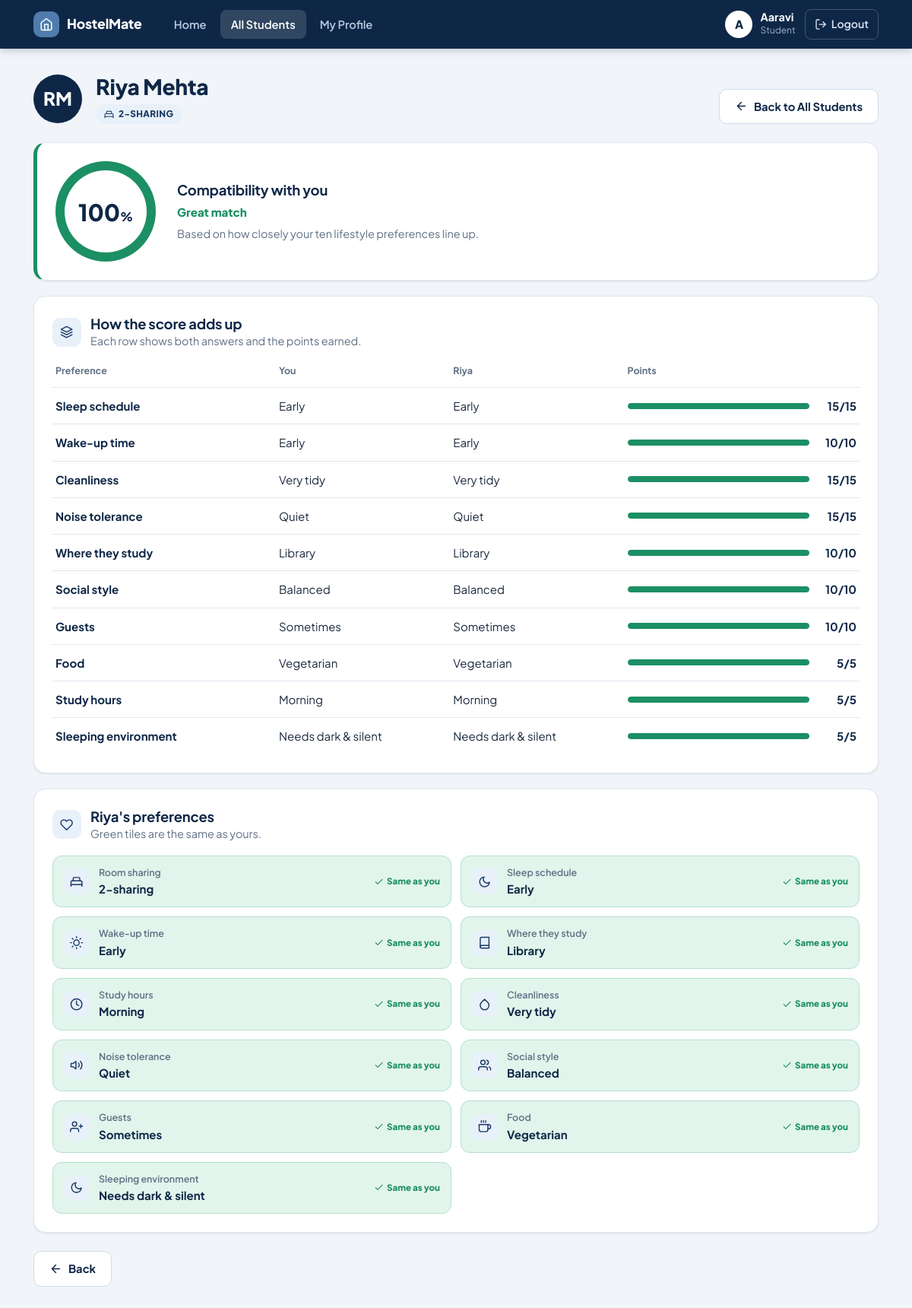
/student/view/7 (signed in), run on the app's committed database.
### tables this page shows
CREATE TABLE students (
            id INTEGER PRIMARY KEY AUTOINCREMENT,
            name TEXT NOT NULL,
            sleep_schedule TEXT NOT NULL,
            wake_schedule TEXT NOT NULL,
            study_habits TEXT NOT NULL,
            cleanliness TEXT NOT NULL,
            noise_tolerance TEXT NOT NULL,
            social_preference TEXT NOT NULL,
            guest_frequency TEXT NOT NULL,
            food_preference TEXT NOT NULL,
            study_hours TEXT NOT NULL,
            sleeping_environment TEXT NOT NULL,
            room_size TEXT NOT NULL,            -- '2', '3', or '4'
            preferred_roommates TEXT DEFAULT ''  -- comma-separated student ids
        , user_id INTEGER, age INTEGER, branch TEXT, phone TEXT, email TEXT, language_preference TEXT, mother_tongue TEXT, religion TEXT);

### app.py (the view)
@app.route("/student/view/<int:student_id>")
@student_required
def student_view_profile(student_id):
    student = db.get_student(student_id)
    if student is None:
        flash("Student not found.", "error")
        return redirect(url_for("students"))
    me = db.get_student_by_user_id(session["user_id"])
    if me and me["id"] == student["id"]:
        return redirect(url_for("student_profile"))
    breakdown = matching.score_breakdown(me, student) if me else None
    return render_template(
        "student_view_profile.html",
        student=student,
        me=me,
        breakdown=breakdown,
        mutual=bool(me) and matching.is_mutual_preference(me, student),
    )

### app.py (called while the page is built)
@app.context_processor
def inject_globals():
    pending = db.is_allocation_locked() and not db.has_allocation()
    return {"labels": FIELD_LABELS, "allocation_pending": pending}

@app.template_filter("initials")
def initials(name):
    parts = (name or "?").split()
    return "".join(p[0] for p in parts[:2]).upper()

@app.before_request
def csrf_protect():
    if request.method == "POST":
        sent = request.form.get("_csrf", "")
        expected = session.get("_csrf", "")
        if not expected or not hmac.compare_digest(sent, expected):
            abort(400)

def _role_required(role):
    def decorator(view):
        @wraps(view)
        def wrapped(*args, **kwargs):
            if "user_id" not in session:
                flash("Please log in to continue.", "error")
                return redirect(url_for("login"))
            if session.get("role") != role:
                flash(f"{role.title()} access required.", "error")
                return redirect(url_for("index"))
            return view(*args, **kwargs)
        return wrapped
    return decorator

### db.py (called while the page is built)
def get_connection():
    conn = sqlite3.connect(DB_NAME)
    conn.row_factory = sqlite3.Row
    conn.execute("PRAGMA foreign_keys = ON")
    return conn

def get_student(student_id):
    conn = get_connection()
    row = conn.execute(
        """
        SELECT *
        FROM students
        WHERE id = ?
        """,
        (student_id,)
    ).fetchone()
    conn.close()
    return row

def get_student_by_user_id(user_id):
    conn = get_connection()
    row = conn.execute(
        """
        SELECT *
        FROM students
        WHERE user_id = ?
        """,
        (user_id,)
    ).fetchone()
    conn.close()
    return row

def is_allocation_locked():
    conn = get_connection()
    row = conn.execute(
        """
        SELECT setting_value
        FROM app_settings
        WHERE setting_name = 'allocation_locked'
        """
    ).fetchone()
    conn.close()
    if row is None:
        return False
    return row["setting_value"] == "1"

### matching.py (called while the page is built, shortened)
def _attribute_score(field, val_a, val_b):
    if val_a == val_b:
        return 1.0

def _preferred_ids(student):
    raw = student["preferred_roommates"] or ""
    return {x.strip() for x in raw.split(",") if x.strip()}

def is_mutual_preference(a, b):
    return str(b["id"]) in _preferred_ids(a) and str(a["id"]) in _preferred_ids(b)

### templates/student_view_profile.html (shortened to what this page needs)
{% extends "base.html" %}
{% from "_macros.html" import icon, tone, verdict %}
{% block content %}
<div class="page-head">
    <div class="profile-hero">
        <span class="avatar avatar-lg">{{ student.name|initials }}</span>
        <div class="who">
            <h1>{{ student.name }}</h1>
            <p><span class="badge">{{ icon('bed') }} {{ student.room_size }}-SHARING</span>
               {% if mutual %}<span class="badge badge-success">{{ icon('heart') }} MUTUAL PICK</span>{% endif %}</p>
        </div>
    </div>
    <a class="btn btn-outline" href="{{ url_for('students') }}">{{ icon('arrow-left') }} Back to All Students</a>
</div>
{% if breakdown %}
<section class="card {{ tone(breakdown.total) }}">
    <div class="compat-hero">
        <div class="gauge" style="--pct: {{ breakdown.total }}"><span>{{ breakdown.total }}<small>%</small></span></div>
        <div>
            <h2>Compatibility with you</h2>
            <p class="compat-label">{{ verdict(breakdown.total) }}</p>
            <p class="hint" style="margin-top:6px;max-width:52ch">Based on how closely your ten lifestyle preferences line up.
                {% if breakdown.bonus %}You both picked each other, which adds a +{{ breakdown.bonus }} bonus.{% endif %}</p>
        </div>
    </div>
</section>
<section class="card mt">
    <div class="card-head">
        <span class="chip-icon">{{ icon('layers') }}</span>
        <div><h2>How the score adds up</h2><p class="hint">Each row shows both answers and the points earned.</p></div>
    </div>
    <div class="breakdown">
        <div class="breakdown-row head"><span>Preference</span><span>You</span><span>{{ student.name.split(' ')[0] }}</span><span>Points</span></div>
        {% for r in breakdown.rows %}
        <div class="breakdown-row">
            <span class="b-label">{{ r.label }}</span>
            <span class="b-val">{{ r.mine }}</span>
            <span class="b-val">{{ r.theirs }}</span>
            <span class="b-pts">
                <span class="progress {{ 'tone-high' if r.ratio >= 0.75 else ('tone-mid' if r.ratio >= 0.4 else 'tone-low') }}"><span style="width: {{ (r.ratio * 100)|round|int }}%"></span></span>
                <b>{{ r.points|round|int if r.points == r.points|round else r.points }}/{{ r.weight }}</b>
            </span>
        </div>
        {% endfor %}
    </div>
</section>
{% else %}
<div class="alert alert-info">{{ icon('info') }}<div>Complete your profile to see how well you match with {{ student.name }}.
    <a href="{{ url_for('register') }}"><strong>Complete Profile</strong></a></div></div>
{% endif %}
<section class="card mt">
    <div class="card-head">
        <span class="chip-icon">{{ icon('heart') }}</span>
        <div><h2>{{ student.name.split(' ')[0] }}'s preferences</h2>
            {% if me %}<p class="hint">Green tiles are the same as yours.</p>{% endif %}</div>
    </div>
    {% with s=student, mine=me %}{% include "_prefs.html" %}{% endwith %}
</section>
<div class="form-actions">
    <a class="btn btn-outline" href="{{ url_for('students') }}">{{ icon('arrow-left') }} Back</a>
</div>
{% endblock %}

### templates/_macros.html (shortened to what this page needs)
{% macro icon(name, size=none) -%}
<svg class="icon" xmlns="http://www.w3.org/2000/svg" viewBox="0 0 24 24" fill="none" stroke="currentColor" stroke-width="2" stroke-linecap="round" stroke-linejoin="round" aria-hidden="true"{% if size %} width="{{ size }}" height="{{ size }}" style="width:{{ size }}px;height:{{ size }}px"{% endif %}>{{ paths[name]|safe }}</svg>
{%- endmacro %}
{% macro tone(pct) -%}
{{ 'tone-high' if pct >= 75 else ('tone-mid' if pct >= 50 else 'tone-low') }}
{%- endmacro %}
{% macro pref_item(ic, label, value, mine=none) %}
<div class="pref-item{% if mine is not none and mine == value %} match{% endif %}">
    <span class="chip-icon">{{ icon(ic) }}</span>
    <div>
        <div class="pref-label">{{ label }}</div>
        <div class="pref-value">{{ value }}</div>
    </div>
    {% if mine is not none %}
        {% if mine == value %}
            <span class="match-tag">{{ icon('check') }} Same as you</span>
        {% else %}
            <span class="diff-tag">You: {{ mine }}</span>
        {% endif %}
    {% endif %}
</div>
{% endmacro %}
{% macro verdict(pct) -%}
{{ 'Great match' if pct >= 75 else ('Decent match' if pct >= 50 else 'Low match') }}
{%- endmacro %}

### data on the page
students: name|initials "RM", name "Riya Mehta", room_size "2", name "Riya", theirs "Early" "Early" "Very tidy" "Quiet" "Library" "Balanced" "Sometimes" "Vegetarian" "Morning" "Needs dark & silent", sleep_schedule "Early Early Library Morning Very tidy Quiet Balanced Sometimes Vegetarian Needs dark & silent"
students: mine "Early" "Early" "Very tidy" "Quiet" "Library" "Balanced" "Sometimes" "Vegetarian" "Morning" "Needs dark & silent"

### other printed values
{{ session.get("username", "?")|initials }} "A"
{{ session.get("username") }} "Aaravi"
{{ role|capitalize }} "Student"
{{ breakdown.total }} "100"
{{ r.label }} "Sleep schedule" "Wake-up time" "Cleanliness" "Noise tolerance" "Where they study" "Social style" "Guests" "Food" "Study hours" "Sleeping environment"
{{ r.points|round|int if r.points == r.points|round else r.points }} "15" "10" "15" "15" "10" "10" "10" "5" "5" "5"
{{ r.weight }} "15" "10" "15" "15" "10" "10" "10" "5" "5" "5"
{{ label }} "Room sharing Sleep schedule Wake-up time Where they study Study hours Cleanliness Noise tolerance Social style Guests Food Sleeping environment"
{{ value }} "2-sharing"
